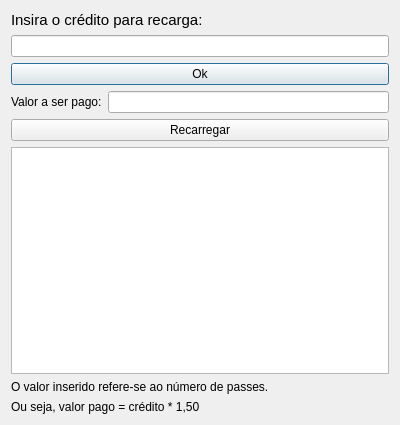
<?xml version="1.0" encoding="UTF-8"?>
<ui version="4.0">
 <class>Recharge</class>
 <widget class="QDialog" name="Recharge">
  <property name="geometry">
   <rect>
    <x>0</x>
    <y>0</y>
    <width>400</width>
    <height>425</height>
   </rect>
  </property>
  <property name="windowTitle">
   <string>Dialog</string>
  </property>
  <layout class="QVBoxLayout" name="verticalLayout">
   <item>
    <widget class="QLabel" name="label">
     <property name="font">
      <font>
       <pointsize>11</pointsize>
      </font>
     </property>
     <property name="text">
      <string>Insira o crédito para recarga:</string>
     </property>
    </widget>
   </item>
   <item>
    <widget class="QLineEdit" name="credit"/>
   </item>
   <item>
    <widget class="QPushButton" name="pushButton">
     <property name="text">
      <string>Ok</string>
     </property>
    </widget>
   </item>
   <item>
    <layout class="QHBoxLayout" name="horizontalLayout">
     <item>
      <widget class="QLabel" name="label_4">
       <property name="text">
        <string>Valor a ser pago:</string>
       </property>
      </widget>
     </item>
     <item>
      <widget class="QLineEdit" name="rechargePrice"/>
     </item>
    </layout>
   </item>
   <item>
    <widget class="QPushButton" name="recharge">
     <property name="text">
      <string>Recarregar</string>
     </property>
    </widget>
   </item>
   <item>
    <widget class="QTextBrowser" name="statusArea"/>
   </item>
   <item>
    <widget class="QLabel" name="label_2">
     <property name="text">
      <string>O valor inserido refere-se ao número de passes.</string>
     </property>
    </widget>
   </item>
   <item>
    <widget class="QLabel" name="label_3">
     <property name="text">
      <string>Ou seja, valor pago = crédito * 1,50</string>
     </property>
    </widget>
   </item>
  </layout>
 </widget>
 <resources/>
 <connections/>
</ui>
